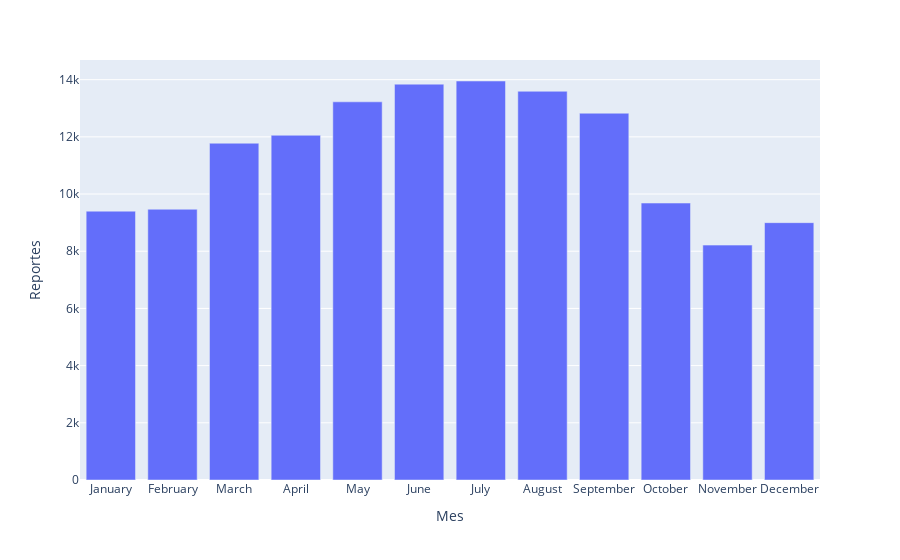

Here is the notebook cell this chart was saved with:
### Markdown cell above
#### 2. ¿On which month where most reports done?

### Code cell
# Add new "month" column.

violencia["mes"] = violencia["fecha_recepcion"].dt.month_name()

# Create dataframe from value counts on "month".

violencia_mes = pd.DataFrame(violencia["mes"].value_counts())
violencia_mes = violencia_mes.reset_index()
violencia_mes.columns = ['Mes', 'Reportes']

# Sort by name of month.

meses = ["January", "February", "March", "April", "May", "June", "July", "August", "September", "October", "November", "December"]
violencia_mes['Mes'] = pd.Categorical(violencia_mes['Mes'], categories=meses, ordered=True)
violencia_mes.sort_values(by='Mes',inplace=True)

# Graph

violencia_mes = px.bar(violencia_mes, x="Mes", y="Reportes")
violencia_mes.update_layout(yaxis={'categoryorder':'total ascending'})
#violencia_mes.write_html('first_figure.html', auto_open=True)

### Figure 1 — Plotly figure (JSON) as saved in the notebook; plotly's stock layout.template omitted (floating-point values rounded to 4 significant figures)
{"data": [{"alignmentgroup": "True", "hovertemplate": "Mes=%{x}<br>Reportes=%{y}<extra></extra>", "legendgroup": "", "marker": {"color": "#636efa", "pattern": {"shape": ""}}, "name": "", "offsetgroup": "", "orientation": "v", "showlegend": false, "textposition": "auto", "type": "bar", "x": ["January", "February", "March", "April", "May", "June", "July", "August", "September", "October", "November", "December"], "xaxis": "x", "y": [9401, 9468, 11777, 12055, 13225, 13843, 13953, 13594, 12826, 9685, 8214, 8999], "yaxis": "y"}], "layout": {"autosize": true, "barmode": "relative", "legend": {"tracegroupgap": 0}, "margin": {"t": 60}, "xaxis": {"anchor": "y", "autorange": true, "domain": [0, 1], "range": [-0.5, 11.5], "title": {"text": "Mes"}, "type": "category"}, "yaxis": {"anchor": "x", "autorange": true, "categoryorder": "total ascending", "domain": [0, 1], "range": [0, 14690.0], "title": {"text": "Reportes"}, "type": "linear"}}}
